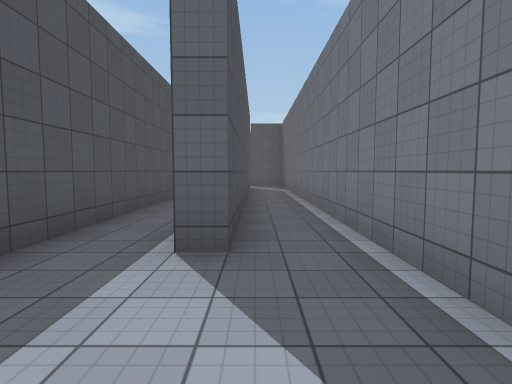
View 1 (above)

18 first-person views from a walk through a 3-D level made in the Unity game engine. The camera is 1.5 m above the floor, tilts 4° down and sees 80° across. The floor is counted in squares, 2 m on a side. Each view is taken from the middle of a square. On the plan, view 1 faces up. The plan holds only what a view shows up to about 10 squares ahead; the rest is blank. The place goes on beyond the plan. Some animated figures are left out. Surface patterns are stand-ins for the level's own textures.

View 2
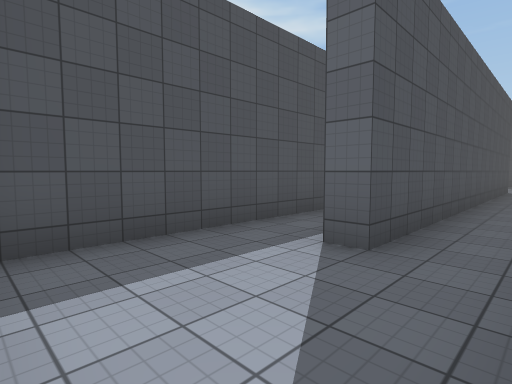

View 3
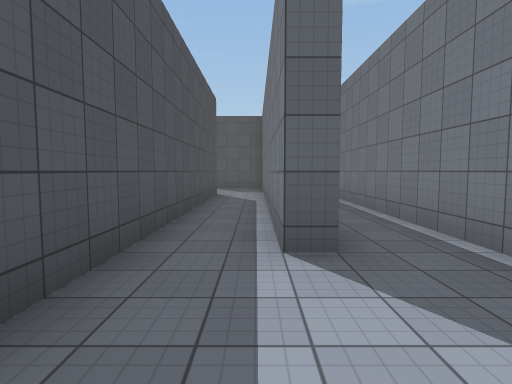

View 4
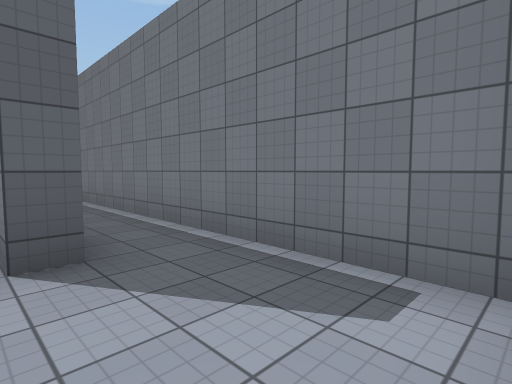

View 5
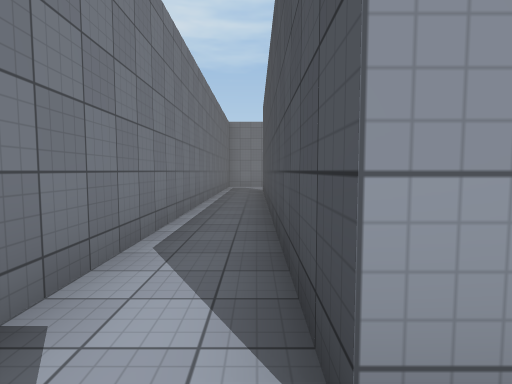

View 6
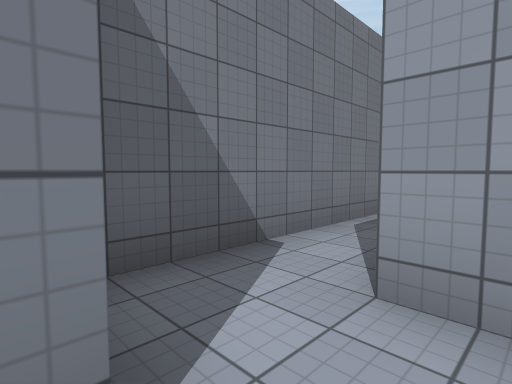

View 7
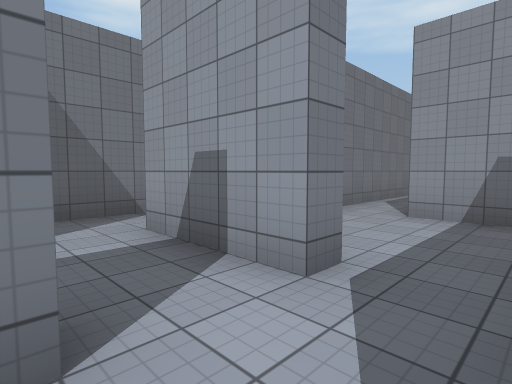

View 8
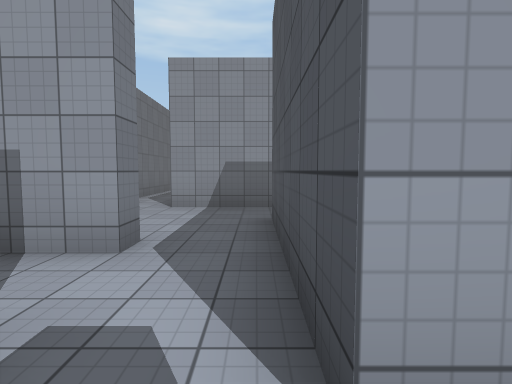

View 9
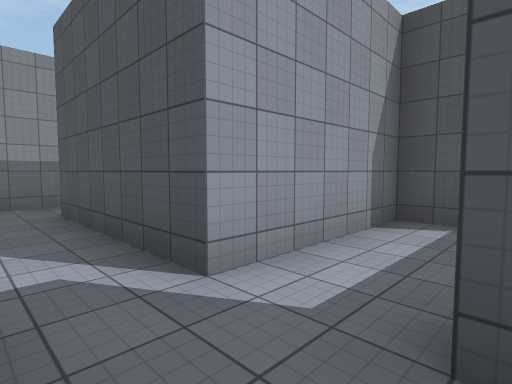

View 10
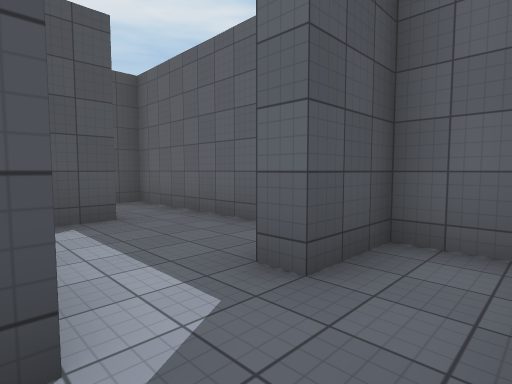

View 11
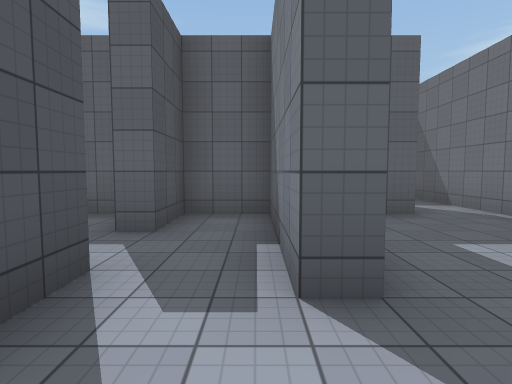

View 12
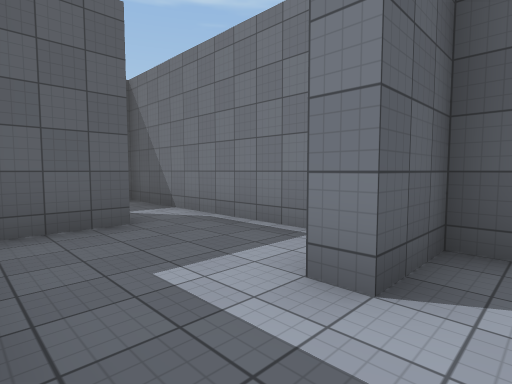

View 13
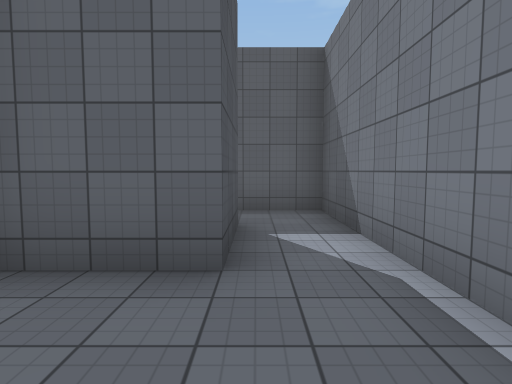

View 14
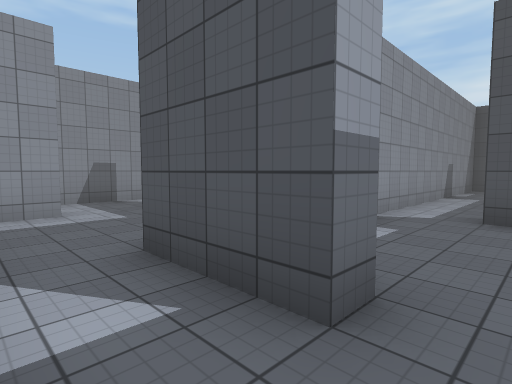

View 15
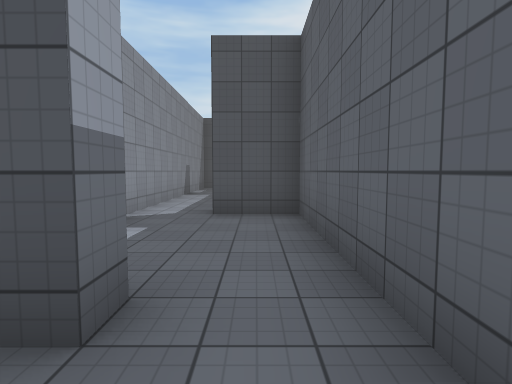

View 16
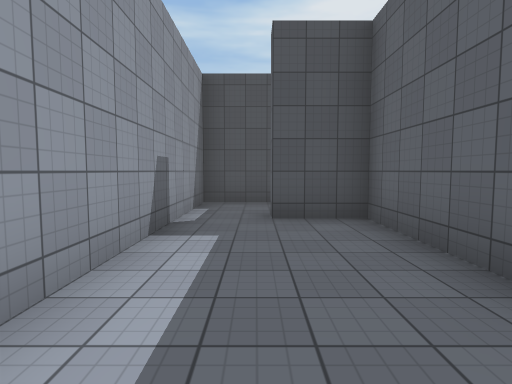

View 17
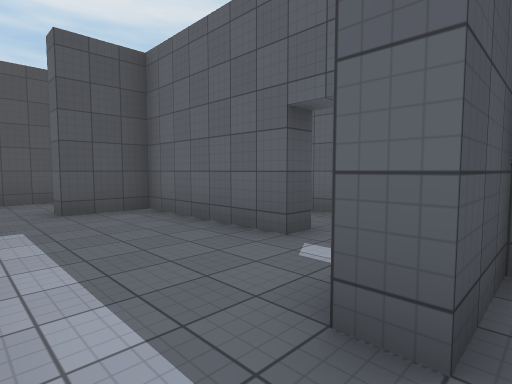

View 18
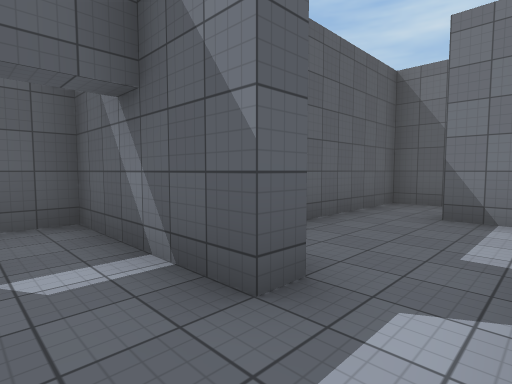

### Floor plan
Ten units are one square. View 1 is at (0, 0); x grows to the right and y downward. Boxes are objects, and circles mark ways between rooms. Rooms are numbered by the first view taken in them; rooms with no view inside come last. Other rooms are left out.
<svg viewBox="-127 -230 145 234">
<path fill="none" stroke="#000" d="M-22 -97 -22 -2M13 -1 13 -147 -3 -147M-3 -132 -3 -27 -7 -27 -7 -94M-3 -147 -3 -153M-15 -132 -3 -132M-54 -183 -85 -183M-28 -147 -28 -183 -42 -183 -42 -168 -48 -168M-77 -169 -77 -153 -42 -153M-28 -126 -28 -132 -15 -132M-34 -97 -22 -97M-21 -147 -28 -147M-42 -153 -42 -112M13 -162 13 -218 -4 -218M-7 -203 -3 -203 -3 -183M-3 -153 6 -153M-62 -224 -62 -218 -97 -218 -97 -203 -102 -203M-7 -194 -7 -203M-4 -218 -42 -218 -42 -203 -47 -203 -47 -225M-122 -208 -122 -188 -42 -188M-3 -183 -20 -183"/>
<circle cx="0" cy="-140" r="3" fill="#2a7"/>
<circle cx="-10" cy="-90" r="3" fill="#2a7"/>
<circle cx="-20" cy="-140" r="3" fill="#2a7"/>
<circle cx="-10" cy="-150" r="3" fill="#2a7"/>
<circle cx="-30" cy="-150" r="3" fill="#2a7"/>
<circle cx="0" cy="-210" r="3" fill="#2a7"/>
<circle cx="0" cy="-165" r="3" fill="#2a7"/>
<text x="10" y="-60">1</text>
<text x="-10" y="-150">2</text>
<text x="-50" y="-160">3</text>
<text x="-20" y="-120">4</text>
<text x="10" y="-180">5</text>
<text x="-60" y="-200">6</text>
<text x="-10" y="-170">7</text>
</svg>
Room 1 opens to room 2. Room 1 opens to room 4. Room 2 opens to room 4. Room 2 opens to room 7. Room 3 opens to room 4. Room 5 opens to room 6. Room 5 opens to room 7.

Where each view was taken, in squares from view 1:
view 1: 0 up, 0 right, facing up
view 2: 0 up, 1 right, facing up-left
view 3: 0 up, 1 left, facing up
view 4: 0 up, 1 left, facing up-right
view 5: 14 up, 0 right, facing down
view 6: 15 up, 1 left, facing down-right
view 7: 15 up, 4 left, facing down-right
view 8: 16 up, 4 left, facing down
view 9: 17 up, 3 left, facing down-left
view 10: 15 up, 3 left, facing up-left
view 11: 13 up, 3 left, facing up
view 12: 14 up, 2 left, facing up-right
view 13: 16 up, 0 right, facing up
view 14: 21 up, 1 right, facing down-left
view 15: 21 up, 1 right, facing left
view 16: 20 up, 5 left, facing left
view 17: 19 up, 4 left, facing up-left
view 18: 19 up, 6 left, facing up-right
